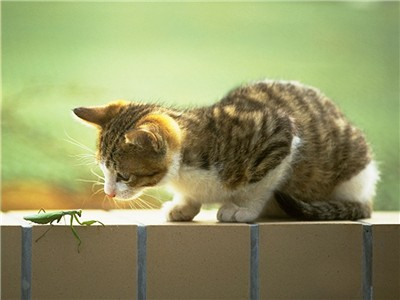
#> input picture tutorial-contents/for_transfer_learning/data/kittycat/000129037.jpg, 400 x 300 px, found by its file name
$ python Gray.py
#> lines starting #> are read from the running program, lines starting #| are printed output that depends on the picture
#> the answer given: ../../tutorial-contents/for_transfer_learning/data/kittycat/000129037.jpg
#> the answer given: ../../tutorial-contents/for_transfer_learning/data/kittycat/000129037.jpg
from PIL import Image
import numpy as np
from matplotlib import pyplot
from pathlib import Path
import os


def picture_gray(filename, finalfilename):
    path_root_source = Path(r'C:\Users\Lenovo\Desktop\Pixiv')
    path_root_save = Path(r'C:\Users\Lenovo\Desktop\save')
    path_real = path_root_source / filename
    path_root_dir = path_root_save / filename
    os.makedirs(path_root_dir)
    path_gray1 = path_root_dir / filename
    path_gray2 = path_root_dir / finalfilename
    img = Image.open(path_real)
#> img is the input picture: PIL image 400x300 RGB; mean R, G, B 145.9, 149.3, 101.4

    # 转换为灰度图片
    img_convert = img.convert('L')
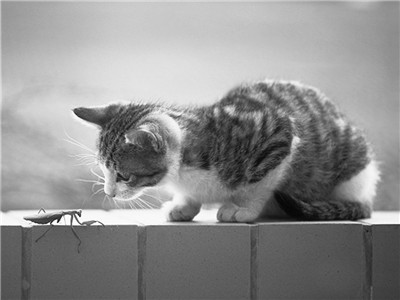
#> img_convert: PIL image 400x300 L; min 4, max 255, mean 142.8
    a, b = img.size
#> a = 400; b = 300
    # img_convert = img_convert.resize((900,900))
    img_convert.save(path_gray1)

    # 得到灰度化后的像素矩阵
    img_martix = np.array(img_convert)
    # print(img_martix)
    m, n = np.shape(img_martix)
#> m = 300; n = 400

    # 计算每一个灰度级的出现次数
    img_gray_matrix = [0] * 256
    for row in img_martix:
        for pix in row:
            img_gray_matrix[pix] += 1
#> after the loop, img_gray_matrix = 256 values, max 1656 at index 94, min 0 at index 0, mean 468.8
    # print(img_gray_matrix)

    # 求和，即计算每一灰度级的直方图
    img_gray_all = [0] * 256
    temp = 0
    for row in range(len(img_gray_matrix)):
        img_gray_all[row] = img_gray_matrix[row] + temp
        temp = img_gray_all[row]
#> this loop made 256 passes
#> temp on passes 1 to 3: 0, 0, 0
#> after the loop, img_gray_all = 256 values from 0 to 120000
    # print(img_gray_all)

    # 进行灰度直方图的均衡
    img_histogram = np.copy(img_martix)
    for row in range(m):
        for pix in range(n):
            img_histogram[row][pix] = round((img_gray_all[img_martix[row][pix]] * 255) / (a * b))
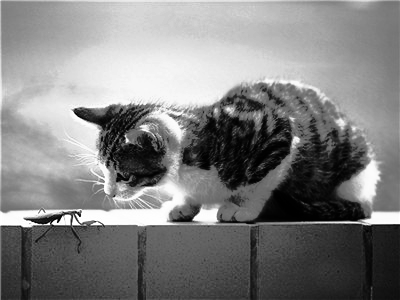
#> img_histogram: shape (300, 400); min 0, max 255, mean 128.3
    # print(img_histogram)

    # 绘制直方图
    pyplot.hist(x=img_martix.flatten(), bins=400, facecolor='green')
    pyplot.show()
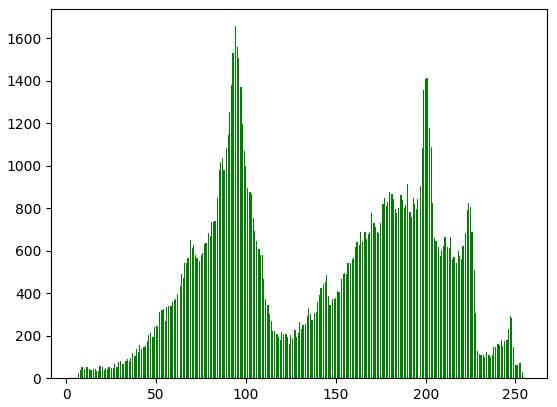
#> figure drawn by matplotlib, 1 panel; tallest bar 1656 high, from x = 93.73 to 94.36
    pyplot.hist(x=img_histogram.flatten(), bins=400, facecolor='blue')
    pyplot.show()
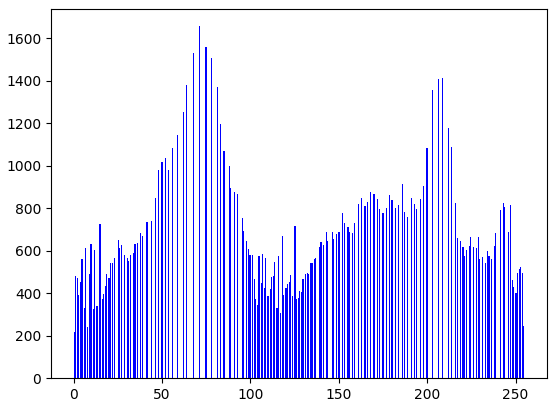
#> figure drawn by matplotlib, 1 panel; tallest bar 1656 high, from x = 70.76 to 71.4

    # 显示处理后的图片
    img_final = Image.fromarray(img_histogram)
    img_final.save(path_gray2)


ini = input('Input initial name:')
final = input('Input final name:')
picture_gray(ini, final)
